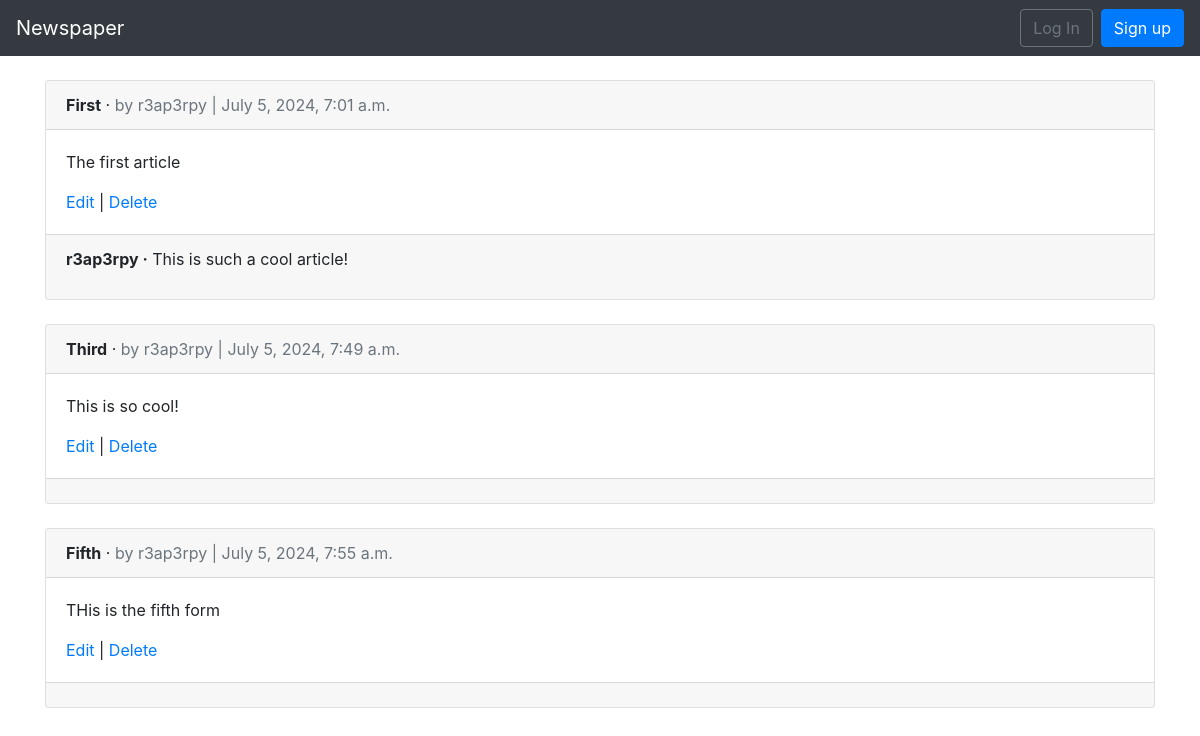
The app's page /articles/ with its own data.
### articles/models.py (models this page shows, shortened)
class Article(models.Model):
	title = models.CharField(max_length = 255)
	body = models.TextField()
	date = models.DateTimeField(auto_now_add = True)
	author = models.ForeignKey(get_user_model(), on_delete = models.CASCADE,)

class Comment(models.Model):
        article = models.ForeignKey(Article, on_delete = models.CASCADE, related_name = 'comments')
        comment = models.CharField(max_length = 140)
        author = models.ForeignKey(get_user_model(), on_delete=models.CASCADE)
        def __str__(self):
                return self.comment

### users/models.py (models this page shows)
class CustomUser(AbstractUser):
	age = models.PositiveIntegerField(null = True, blank = True)

### articles/views.py (the view)
# urls.py: path('', ArticleListView.as_view(), name = 'article_list')
class ArticleListView(ListView):
	model = Article
	template_name = 'article_list.html'
	login_url = 'login'

### articles/templates/article_list.html (shortened to what this page needs)
{% extends 'base.html' %}
{% block content %}
  {% for article in object_list %}
<div class="card">
<div class="card-header">
<span class="font-weight-bold">{{ article.title }}</span> &middot; <span class="text-muted">by {{ article.author }} |
{{ article.date }}</span>
</div>
<div class="card-body">
<p>{{ article.body }}</p>
<a href="{% url 'article_edit' article.pk %}">Edit</a> | <a href="{% url 'article_delete' article.pk %}">Delete</a>
</div>
<div class="card-footer">
{% for comment in article.comments.all %} <p>
<span class="font-weight-bold">{{ comment.author }} &middot;</span>
{{ comment }} </p>
{% endfor %} </div>
</div>
<br />
{% endfor %}
{% endblock content %}

### users/templates/base.html (shortened to what this page needs)
<!doctype html>
<html lang="en">
  <head>
    <link rel="stylesheet" href="https://cdn.jsdelivr.net/npm/bootstrap@4.1.3/dist/css/bootstrap.min.css">
  </head>
  <body>
    <nav class="navbar navbar-expand-md navbar-dark bg-dark mb-4">
	<a class="navbar-brand" href="{% url 'home' %}">Newspaper</a>
<div class="collapse navbar-collapse" id="navbarCollapse">
{% if user.is_authenticated %} <ul class="navbar-nav ml-auto">
<li class="nav-item">
<a class="nav-link dropdown-toggle" href="#" id="userMenu"
          data-toggle="dropdown" aria-haspopup="true"
          aria-expanded="false">
          {{ user.username }}
</a>
<div class="dropdown-menu dropdown-menu-right"aria-labelledby="userMenu">
<a class="dropdown-item" href="{% url 'password_change'%}">Change password</a> <div class="dropdown-divider"></div>
<form method="post" action="{% url 'logout' %}" class="dropdown-item">
    {% csrf_token %}
    <a class="dropdown-item" href="#" onclick="this.parentNode.submit()">LogOut!</a>
</form>
</div> </li>
</ul>
{% else %}
<form class="form-inline ml-auto">
<a href="{% url 'login' %}" class="btn btn-outline-secondary"> Log In</a>
<a href="{% url 'signup' %}" class="btn btn-primary ml-2">
Sign up</a> </form>
{% endif %} </div>
</nav>
<div class="container">
    {% block content %}
{% endblock content %} </div>
  </body>
</html>

### records on screen
Article: title "First", author "r3ap3rpy", date "July 5, 2024, 7:01 a.m.", body "The first article"
Comment: author "r3ap3rpy", comment "This is such a cool article!"
Article: title "Third", author "r3ap3rpy", date "July 5, 2024, 7:49 a.m.", body "This is so cool!"
Article: title "Fifth", author "r3ap3rpy", date "July 5, 2024, 7:55 a.m.", body "THis is the fifth form"
